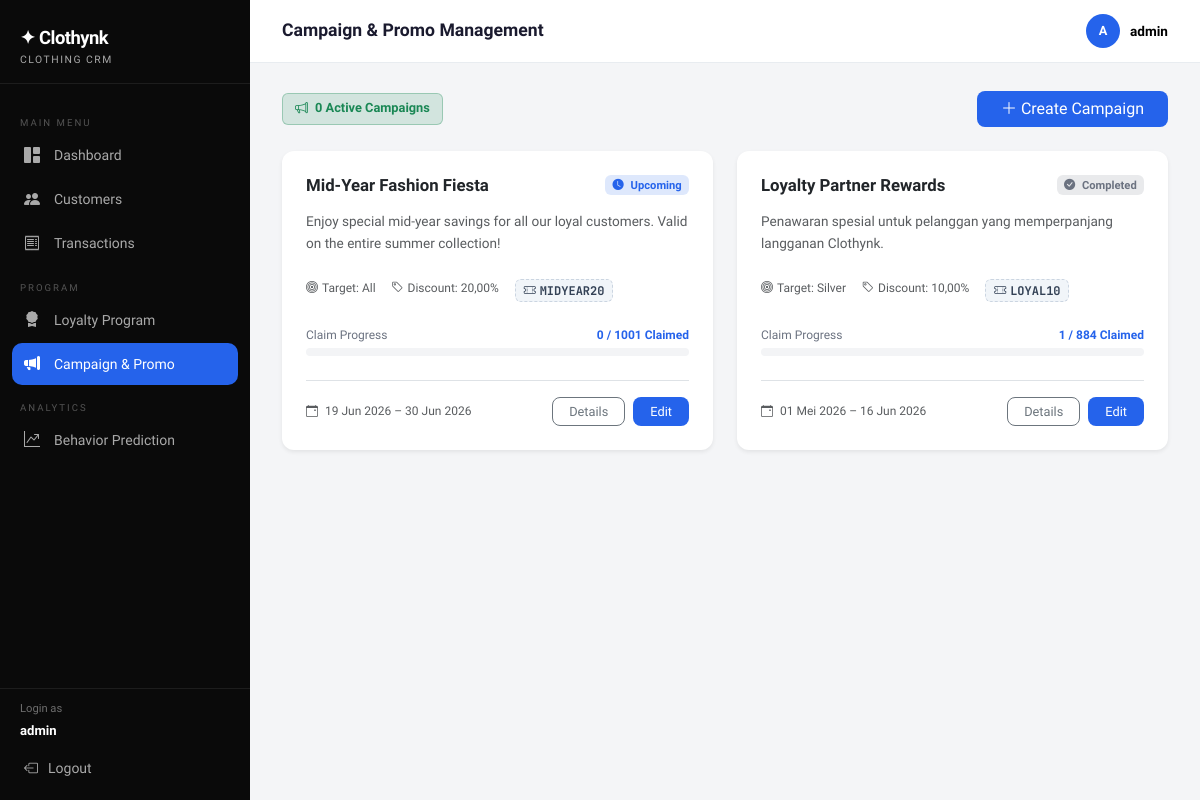
Page /campaign/ (signed in) on the earlier database version.
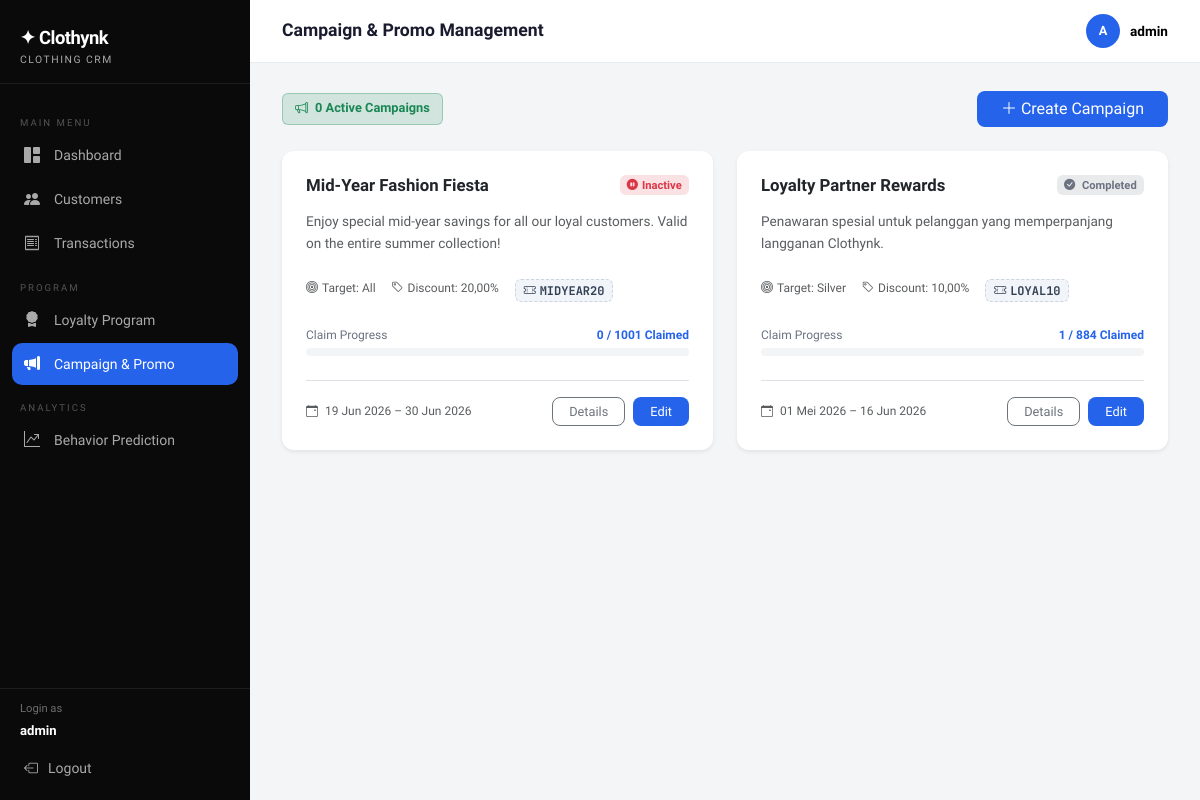
Same page on the later database version.
### core/models.py (models this page shows, shortened)
class Campaign(models.Model):
    TARGET_TIER_CHOICES = [('all', 'All')] + LoyaltyProfile.TIER_CHOICES
    name                = models.CharField(max_length=150, verbose_name='Campaign Name')
    description         = models.TextField(verbose_name='Description')
    start_date          = models.DateField(verbose_name='Start Date')
    end_date            = models.DateField(verbose_name='End Date')
    target_tier         = models.CharField(max_length=10, choices=TARGET_TIER_CHOICES, default='all', verbose_name='Target Tier')
    discount_percentage = models.DecimalField(max_digits=5, decimal_places=2, verbose_name='Discount (%)')
    voucher_code        = models.CharField(max_length=50, verbose_name='Voucher Code')
    is_active           = models.BooleanField(default=True, verbose_name='Active?')
    created_at          = models.DateTimeField(auto_now_add=True)
    @property
    def is_running(self):
        if not self.is_active:
            return False
        today = timezone.localdate() # Pastikan pakai localdate() di sini juga!
        return self.start_date <= today <= self.end_date
    @property
    def is_upcoming(self):
        if not self.is_active:
            return False
        today = timezone.localdate() # Pastikan pakai localdate()
        return self.start_date > today
    @property
    def is_completed(self):
        today = timezone.localdate() # Pastikan pakai localdate()
        return self.end_date < today
    def get_target_count(self):
        if self.target_tier == 'all':
            return Customer.objects.count()
        return LoyaltyProfile.objects.filter(tier=self.target_tier).count()
    class Meta:
        ordering = ['-created_at']
        verbose_name = 'Campaign'
        verbose_name_plural = 'Campaign'

### core/views.py (the view)
# urls.py: path('campaign/', views.campaign_list, name='campaign_list'),
@login_required
def campaign_list(request):
    campaigns = Campaign.objects.all().order_by('-id')
    today = timezone.localdate()
    for campaign in campaigns:
        if campaign.target_tier == 'all':
            target_customer_ids = Customer.objects.values_list('id', flat=True)
        else:
            target_customer_ids = LoyaltyProfile.objects.filter(
                tier=campaign.target_tier
            ).values_list('customer_id', flat=True)
        campaign.claimed_count = Transaction.objects.filter(
            customer_id__in=target_customer_ids,
            discount_used=True,
            date__date__gte=campaign.start_date,
            date__date__lte=campaign.end_date
        ).count()
        target_count = campaign.get_target_count() or 1
        campaign.claim_percentage = min(int((campaign.claimed_count / target_count) * 100), 100)
    active_count = campaigns.filter(is_active=True, start_date__lte=today, end_date__gte=today).count()
    return render(request, 'core/campaign_list.html', {
        'campaigns': campaigns,
        'active_count': active_count
    })

### core/templates/core/campaign_list.html (shortened to what the changed rows need)
{% extends 'core/base.html' %}
{% load crm_tags %}
{% block page_title %}Campaign & Promo Management{% endblock %}
{% block content %}
<div class="row g-4">
    {% for campaign in campaigns %}
    <div class="col-md-6">
        <div class="card h-100 shadow-sm border-0" style="border-radius: 12px;">
            <div class="card-body p-4 d-flex flex-column"> <div class="d-flex justify-content-between align-items-start mb-3">
                    <h6 class="fw-bold mb-0 text-dark" style="font-size: 1.05rem;">{{ campaign.name }}</h6>
                    {% if not campaign.is_active %}
                        <span class="badge" style="background: rgba(220, 53, 69, 0.15); color: #dc3545; font-size:0.7rem;"><i class="bi bi-pause-circle-fill me-1"></i>Inactive</span>
                    {% elif campaign.is_running %}
                        <span class="badge" style="background: rgba(25, 135, 84, 0.15); color: #198754; font-size: 0.7rem;"><i class="bi bi-play-circle-fill me-1"></i> Active</span>
                    {% elif campaign.is_upcoming %}
                        <span class="badge" style="background: rgba(37, 99, 235, 0.15); color: #2563EB; font-size:0.7rem;"><i class="bi bi-clock-fill me-1"></i> Upcoming</span>
                    {% elif campaign.is_completed %}
                        <span class="badge" style="background: rgba(107, 114, 128, 0.15); color: #6B7280; font-size:0.7rem;"><i class="bi bi-check-circle-fill me-1"></i> Completed</span>
                    {% endif %}
                </div>
                <p class="text-muted mb-4" style="font-size:0.85rem; line-height: 1.6;">{{ campaign.description|truncatechars:120 }}</p>
                <div class="d-flex flex-wrap gap-3 mb-4">
                    <span class="text-muted" style="font-size:0.75rem;"><i class="bi bi-bullseye me-1"></i>Target: {{ campaign.get_target_tier_display }}</span>
                    <span class="text-muted" style="font-size:0.75rem;"><i class="bi bi-tag me-1"></i>Discount: {{ campaign.discount_percentage }}%</span>
                    {% if campaign.voucher_code %}
                    <span class="badge mono" style="background:#F1F5F9; color:#334155; font-size:0.75rem; font-weight: 700; border: 1px dashed #CBD5E1;">
                        <i class="bi bi-ticket-perforated me-1"></i>{{ campaign.voucher_code }}
                    </span>
                    {% endif %}
                </div>
                <div class="mb-4">
                    <div class="d-flex justify-content-between mb-1">
                        <span style="font-size: 0.75rem; color: #6B7280;">Claim Progress</span>
                        <span style="font-size: 0.75rem; font-weight: 600; color: #2563EB;">
                            {{ campaign.claimed_count }} / {{ campaign.get_target_count }} Claimed
                        </span>
                    </div>
                    <div class="progress" style="height: 8px; border-radius: 4px; background-color: #F3F4F6;">
                    </div>
                </div>
                <div class="d-flex align-items-center justify-content-between mt-auto pt-3 border-top">
                    <small class="text-muted" style="font-size:0.75rem; font-weight: 500;">
                        <i class="bi bi-calendar-event me-1"></i> {{ campaign.start_date|date:"d M Y" }} – {{ campaign.end_date|date:"d M Y" }}
                    </small>
                    <div class="d-flex gap-2">
                        <a href="{% url 'campaign_detail' campaign.pk %}"
                           class="btn btn-sm btn-outline-secondary px-3"
                           style="border-radius:8px; font-weight:500; font-size:0.8rem;">
                           Details
                        </a>
                        <a href="{% url 'campaign_edit' campaign.pk %}"
                           class="btn btn-sm px-3"
                           style="background-color: #2563EB; color: white; border-radius:8px; font-weight:500; font-size:0.8rem;">
                           Edit
                        </a>
                    </div>
                </div>
            </div>
        </div>
    </div>
    {% endfor %}
</div>
{% endblock %}

Differences in the rows shown:
changed Campaign "Mid-Year Fashion Fiesta": is_active "Upcoming" → "Inactive"
